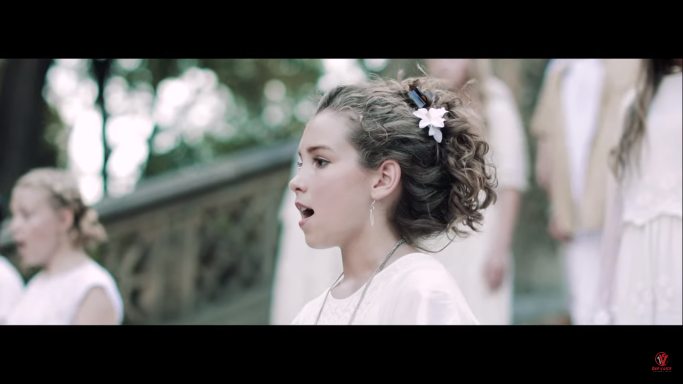
#> input picture design/do_not_change.png, 1366 x 768 px (shown at 1/2 size)
$ python img_cut.py
#> lines starting #> are read from the running program, lines starting #| are printed output that depends on the picture
#!/usr/bin/python3
# -*- coding: utf-8 -*-

import cv2

img = cv2.imread("do_not_change.png")
#> img is the input picture: shape (768, 1366, 3); mean B, G, R 105, 105.3, 107.1
print(img.shape[:2])
#| (768, 1366)
cv2.imshow("olol", img)
cv2.waitKey(0)
cv2.destroyAllWindows()
cut = img[84:684, 400:1000]
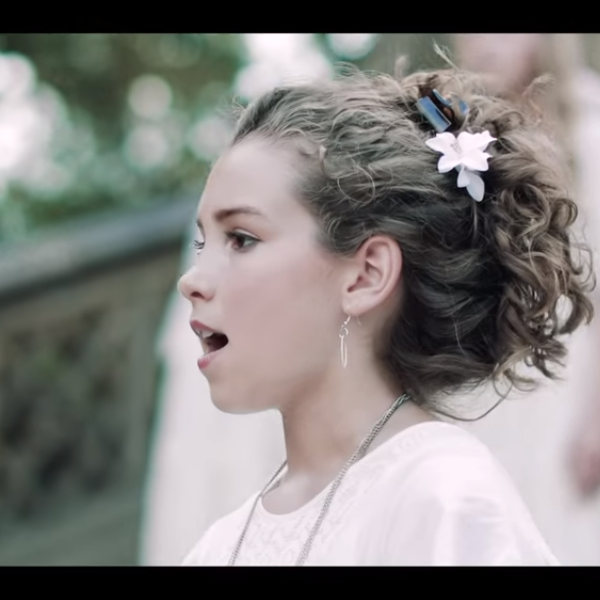
#> cut: shape (600, 600, 3); mean B, G, R 124.5, 126.7, 129.2
cv2.imshow("olol1", cut)
cv2.waitKey(0)
cv2.destroyAllWindows()
cv2.imwrite("img.jpg", cut)
